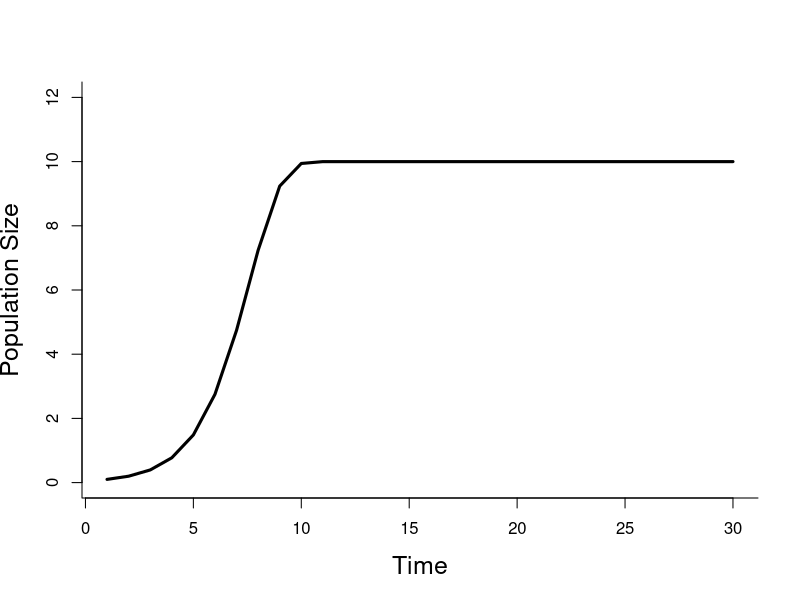
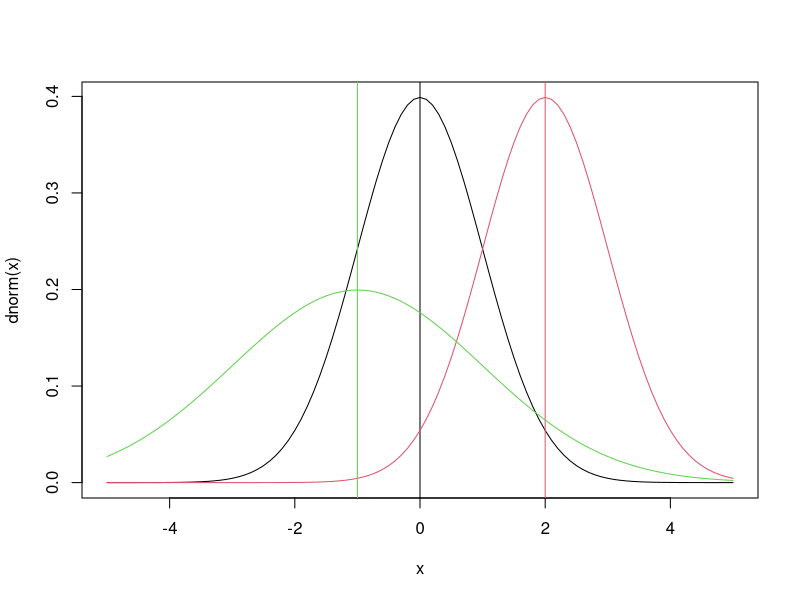
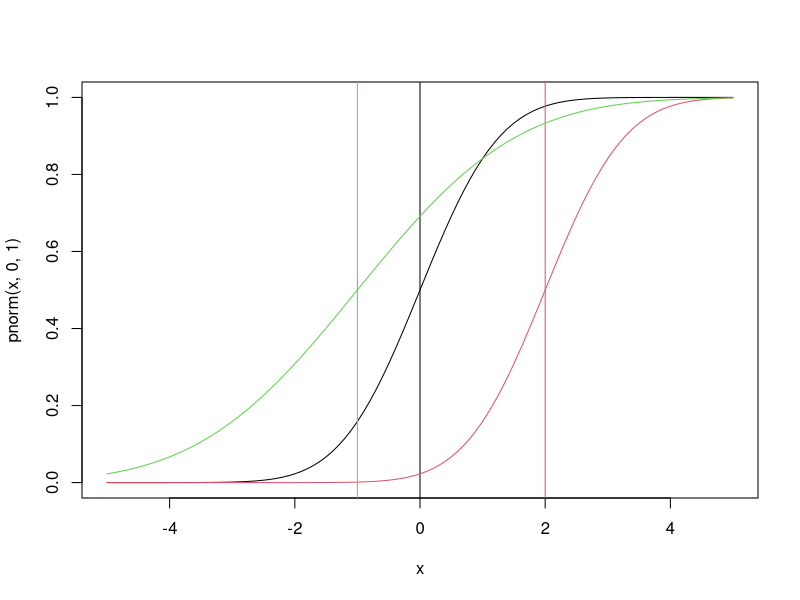
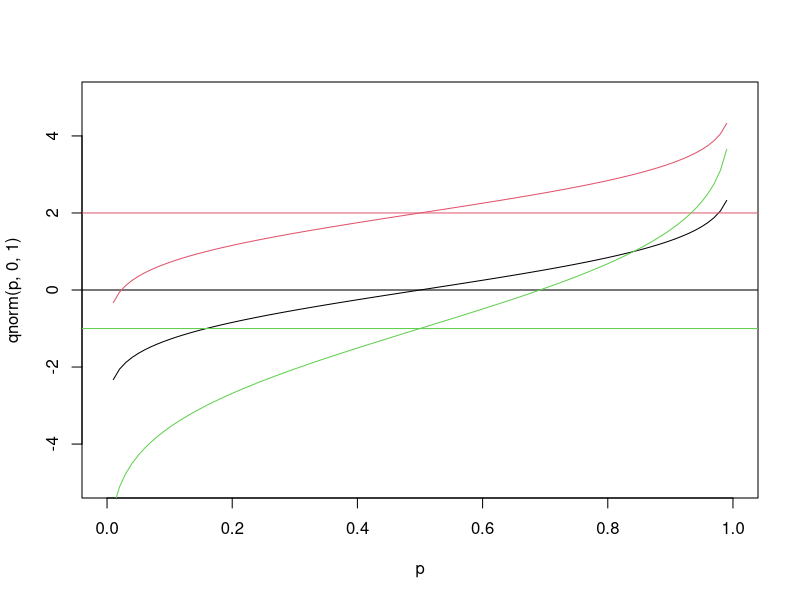
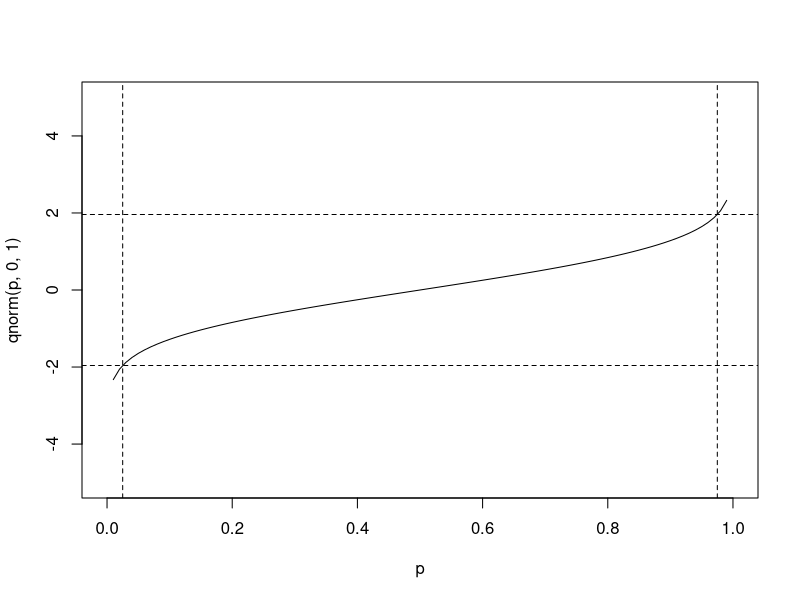
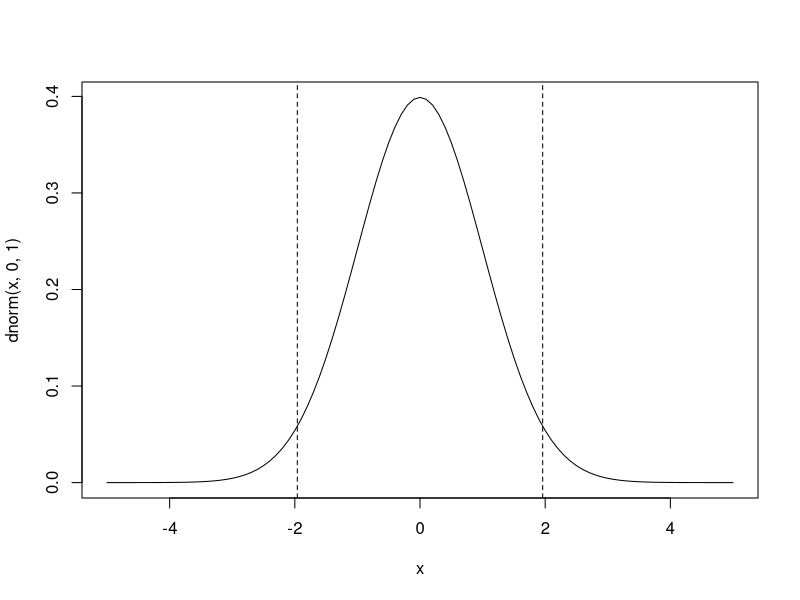
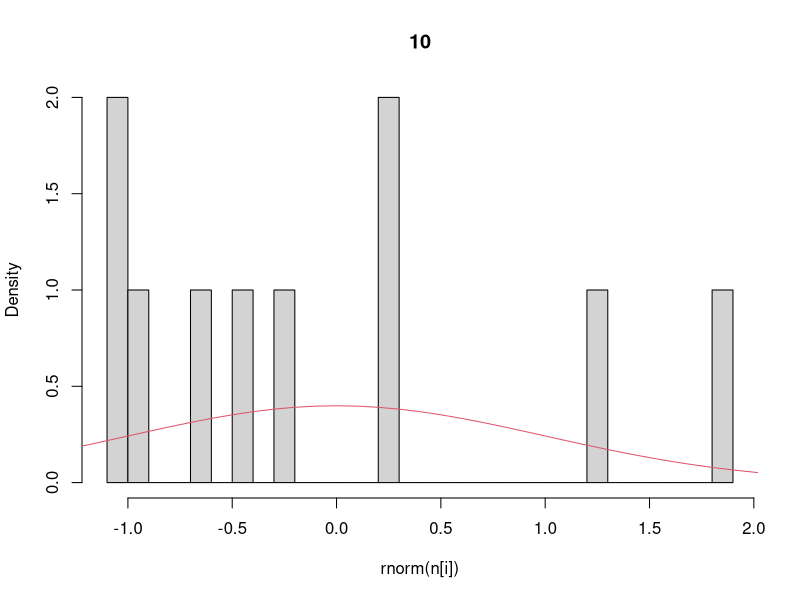
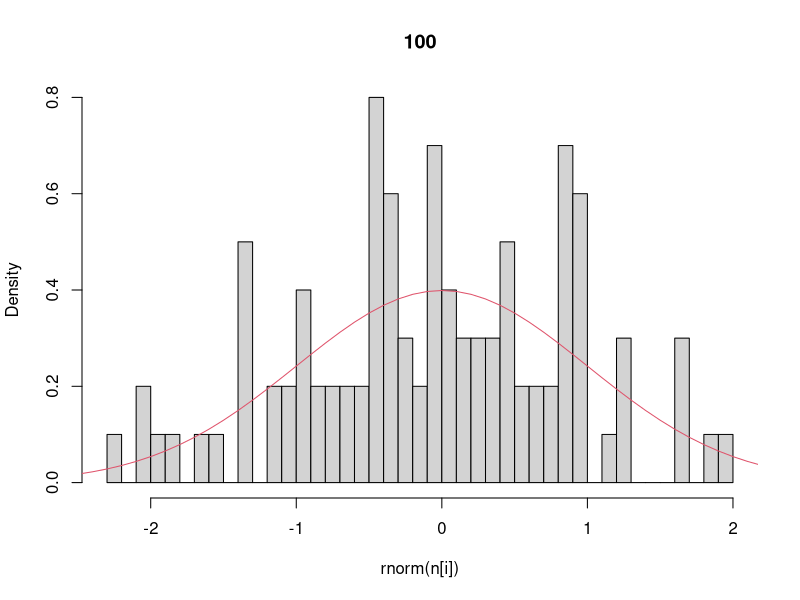

Reproduce these figures in R, in order.
## ---- chunk 1
r = 1         ## intrinsic growth rate
K = 10        ## carrying capacity      
n0 = .1       ## initial population size
NT = 30       ## number of time steps to simulate
time = 1:NT
## ---- chunk 2
n = rep(n0,NT)    ## vector to store results
for(t in 2:NT){
  n[t] = n[t-1] + r*n[t-1]*(1-n[t-1]/K)
}
## ---- chunk 3
plot(time,n,ylim=c(0,12),lwd=3,type='l',
     bty='l',cex.lab=1.5,
     xlab="Time",ylab="Population Size")
## ---- chunk 4
x = seq(-5,5,by=0.1)
plot(x,dnorm(x),type='l')  		## that’s a lowercase “L” for “line”
abline(v=0)				          	## add a line to indicate the mean (“v” is for “vertical”)
lines(x,dnorm(x,2),col=2)			## try changing the mean (“col” sets the color)
abline(v=2,col=2)
lines(x,dnorm(x,-1,2),col=3)	## try changing the mean and standard dev
abline(v=-1,col=3)
## ---- chunk 5
plot(x,pnorm(x,0,1),type='l')
abline(v=0)
lines(x,pnorm(x,2,1),col=2)
abline(v=2,col=2)
lines(x,pnorm(x,-1,2),col=3)
abline(v=-1,col=3)
## ---- chunk 6
p = seq(0,1,by=0.01)
plot(p,qnorm(p,0,1),type='l',ylim=range(x))    # ylim sets the y-axis range
# range returns the min/max as a 2-element vector
abline(h=0)						# ???h??? for ???horizontal???
lines(p,qnorm(p,2,1),col=2)
abline(h=2,col=2)
lines(p,qnorm(p,-1,2),col=3)
abline(h=-1,col=3)
## ---- chunk 7
qnorm(c(0.025,0.975),0,1)		    # what width CI is specified by these values?
plot(p,qnorm(p,0,1),type='l',ylim=range(x))
abline(v=c(0.025,0.975),lty=2)	# add vertical lines at the CI
abline(h=qnorm(c(0.025,0.975)),lty=2)	#add horizontal lines at the threshold vals
plot(x,dnorm(x,0,1),type='l')		# plot the corresponding pdf
abline(v=qnorm(c(0.025,0.975)),lty=2)
## ---- chunk 8
n = c(10,100,1000,10000)	# sequence of sample sizes
for(i in 1:4){			# loop over these sample sizes
  hist(rnorm(n[i]),main=n[i],probability=TRUE,breaks=40)  
				#here breaks defines number of bins in the histogram
  lines(x,dnorm(x),col=2)
}
## ---- chunk 9
x = rnorm(10000,0,1)
y = x^2

hist(x,main="Original distribution",breaks=40)
abline(v=quantile(x,c(0.025,0.5,0.975)),lty=c(2,1,2),lwd=3,col="orange")
abline(v=mean(x),col="red",lwd=3,lty=3)

hist(y,main="Transformed distribution",breaks=40)
abline(v=quantile(y,c(0.025,0.5,0.975)),lty=c(2,1,2),lwd=3,col="orange")
abline(v=mean(y),col="red",lwd=3,lty=3)
## ---- chunk 10
r    = 1.0     ## make sure to return r to it's original value
r.sd = 0.2     ## standard deviation on r
K.sd = 1.0     ## standard deviation on K
NE = 1000      ## Ensemble size
## ---- chunk 11
n = matrix(n0,NE,NT)   # storage for all simulations
rE = rnorm(NE,r,r.sd)  # sample of r
KE = rnorm(NE,K,K.sd)  # sample of K
for(i in 1:NE){        # loop over samples
  for(t in 2:NT){      # for each sample, simulate throught time
    n[i,t] = max(0,n[i,t-1] + rE[i]*n[i,t-1]*(1-n[i,t-1]/KE[i]))
  }
}
## ---- chunk 12
n.stats = apply(n,2,quantile,c(0.025,0.5,0.975))
## ---- chunk 13
ciEnvelope <- function(x,ylo,yhi,col="lightgrey",...){
  polygon(cbind(c(x, rev(x), x[1]), c(ylo, rev(yhi),
  ylo[1])), border = NA,col=col,...) 
}
## ---- chunk 14
r = 0.3
n0.sd = 0.6
n0s = rlnorm(NE,log(n0),n0.sd)
n = matrix(n0s,NE,NT)
for(i in 1:NE){
  for(t in 2:NT){
    n[i,t] = max(0,n[i,t-1] + r*n[i,t-1]*(1-n[i,t-1]/K))
  }
}
